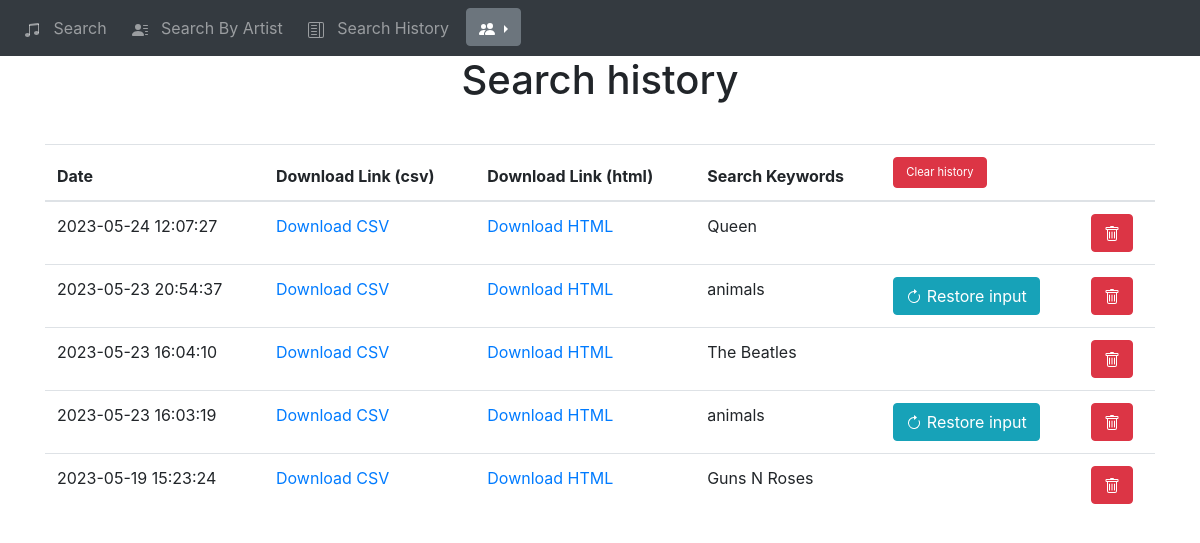
The app's page /history (signed in), older data.
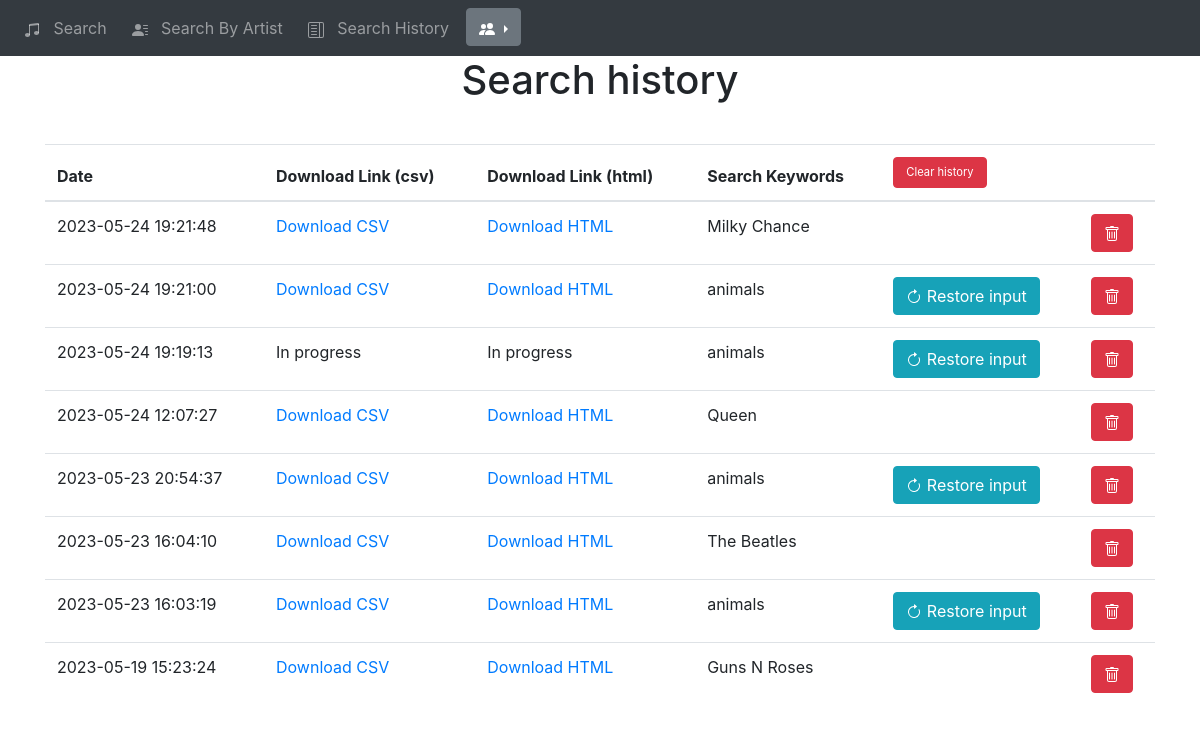
The same page, newer data.
### sd_app/models.py (models this page shows)
class Search(db.Model):
    id = db.Column(db.Integer, primary_key=True)
    date = db.Column(db.DateTime(timezone=True), default=func.now())
    user = db.Column(db.String(150))
    keywords = db.Column(db.String(150))
    csv_path = db.Column(db.String(150))
    html_path = db.Column(db.String(150))
    user_id = db.Column(db.Integer, db.ForeignKey("user.id"))
    by_artist = db.Column(db.Integer, default=0)
    user_inst = db.relationship("User", back_populates="searches")

### sd_app/views.py (the view)
@views.route('/history', methods=['GET'])
@login_required
def history():
    return render_template("history.html",
                           user=current_user,
                           searches=Search.query.filter_by(user_id=current_user.id).order_by(
                               Search.date.desc()).all(),
                           json_load=json.loads,
                           set=set)

### sd_app/__init__.py (called while the page is built)
def create_app():
    global app
    app = Flask(__name__)
    app.config['SECRET_KEY'] = 'THISISTHESECRETKEY'
    app.config['SQLALCHEMY_DATABASE_URI'] = db_string_conn
    db.init_app(app)
    env = Environment(  # Jinja env
        loader=PackageLoader("sd_app"),
        autoescape=select_autoescape()
    )
    from .views import views
    from .auth import auth
    from .api import api
    app.register_blueprint(views, url_prefix='/')
    app.register_blueprint(auth, url_prefix='/')
    app.register_blueprint(api, url_prefix='/api/')
    from .models import User
    create_database(app)
    login_manager = LoginManager()
    login_manager.login_view = 'auth.login'
    login_manager.init_app(app)
    @login_manager.user_loader
    def load_user(id):
        return User.query.get(int(id))
    return app

### sd_app/templates/history.html (shortened to what this page needs)
{% extends "base.html" %} {% block title %}Search history{% endblock %}
{% block content %}
<h1 align="center" style="margin-bottom:1em">Search history</h1>
<table class="table" id="keyword-table">
    <thead>
        <tr>
        <th scope="col">Date</th>
        <th scope="col">Download Link (csv)</th>
        <th scope="col">Download Link (html)</th>
        <th scope="col">Search Keywords</th>
        <th scope="col" colspan="2">
          <button type="button" class="btn btn-danger" onClick="clear_table('history')" style="font-size:70%">Clear history</button>
        </th>
        </tr>
    </thead>
    <tbody>
        {%for search in searches %}
    <tr>
    <td>
        {{search.date.strftime('%Y-%m-%d %H:%M:%S')}}
    </td>
    <td>
        {% if search.csv_path != 'In progress' %}
      <a href="{{ url_for('views.download', filename=search.csv_path) }}">Download CSV</a>
        {% else %}
        In progress
        {% endif %}
    </td>
    <td>
        {% if search.html_path != 'In progress' %}
      <a href="{{ url_for('views.download', filename=search.html_path) }}">Download HTML</a>
        {% else %}
        In progress
        {% endif %}
    </td>
    {% if search.by_artist == 0 %}
        <td>
            {{ ', '.join(set(json_load(search.keywords).get('keyword').values())) }}
        </td>
        <td class="column_action">
            <button type="button" class="btn btn-info" onClick="repeat_search({{ search.keywords }})">
             Restore input
            </button>
        </td>
    {% else %}
    <td>
        {{ search.keywords }}
    </td>
    <td>
    </td>
    {% endif %}
    <td class="column_action">
        <button type="button" class="btn btn-danger" onClick="delete_row({{ search.id }}, 'history')">
        </button>
    </td>
    </tr>
        {% endfor %}
  </tbody>
</table>
{% endblock %}

### sd_app/templates/base.html (shortened to what this page needs)
<!DOCTYPE html>
<html>
  <head>
    <link
      rel="stylesheet"
      href="https://stackpath.bootstrapcdn.com/bootstrap/4.4.1/css/bootstrap.min.css"
    />
    <link rel="stylesheet" href="{{ url_for('static', filename='base.css') }}">
  </head>
  <body>
    <nav class="navbar navbar-expand-lg navbar-dark bg-dark">
      <div class="collapse navbar-collapse" id="navbar">
        <div class="navbar-nav">
          {% if user.is_authenticated %}
          <a class="nav-item nav-link" id="search" href="/search">
            &nbsp Search &nbsp
          </a>
          <a class="nav-item nav-link" id="search-by-artist" href="/search-by-artist">
            &nbsp Search By Artist &nbsp
          </a>
          <a class="nav-item nav-link" id="history" href="/history">
            &nbsp Search History &nbsp
          </a>
          <div class="dropdown dropright">
            <button class="btn btn-secondary dropdown-toggle" type="button" id="dropdownMenuButton" data-toggle="dropdown" aria-haspopup="true" aria-expanded="false">
            </button>
          </div>
          {% endif %}
        </div>
      </div>
    </nav>
    <div class="container">{% block content %}
    {% endblock %}
    </div>
  </body>
</html>

Row changes from the older to the newer data that the page shows:
added Search: date "2023-05-24 19:21:48", keywords "Milky Chance"
added Search: date "2023-05-24 19:21:00", keywords "animals"
added Search: date "2023-05-24 19:19:13", csv_path "In progress", html_path "In progress", keywords "animals"
